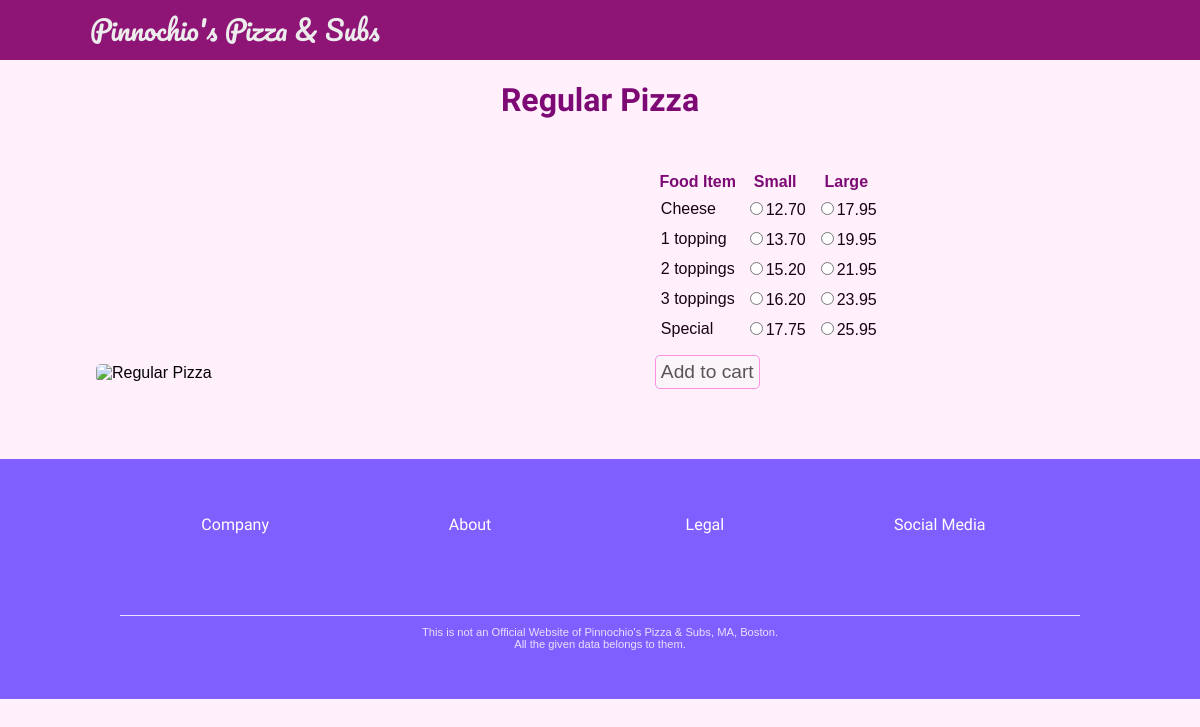
The app's page /orders/regularpizza/ (signed in) with its own data.
### orders/models.py (models this page shows, shortened)
class regularpizza(models.Model):
    reg_pizza = models.CharField(max_length=100)
    productID = models.PositiveIntegerField()
    reg_small_price = models.DecimalField(max_digits=10, decimal_places=2)
    reg_large_price = models.DecimalField(max_digits=10, decimal_places=2)
    class Meta:
        verbose_name = 'regularpizza'
        verbose_name_plural = 'regularpizzas'

### orders/views.py (the view)
# urls.py: path("regularpizza/", views.menu0, name="menu0"),
@login_required()
def menu0(request):
    context = {
        'regularpizza_list': regularpizza.objects.all(),
        'toppings_list': topping.objects.all()
    }
    return render(request, 'orders/regularpizza.html', context)

### orders/templates/orders/regularpizza.html (shortened to what this page needs)
{% extends 'home/layout.html' %}
{% block body %}
<h1>Regular Pizza</h1>
<div class="menu-block">
        <div class="menu-image">
                {% load static %}
                <img src="{% static 'home/pizza-order.jpg' %}" alt="Regular Pizza">
        </div>
        <div class="menu-select">
                <form method="post" action="{% url 'orders:addToCart' %}">
                        <table>
                                <tr>
                                        <th>Food Item</th>
                                        <th>Small</th>
                                        <th>Large</th>
                                </tr>
                                {% for pizza in regularpizza_list %}
                                <tr>
                                        <td>{{ pizza.reg_pizza }}</td>
                                        <td><input type="radio" name="productInfo"
                                                        value="{{ pizza.productID }} reg_small_price"
                                                        data-col="1">{{ pizza.reg_small_price }}
                                        </td>
                                        <td><input type="radio" name="productInfo"
                                                        value="{{ pizza.productID }} reg_large_price"
                                                        data-col="2">{{ pizza.reg_large_price }}
                                        </td>
                                </tr>
                                {% endfor %}
                        </table>
                        <button type="submit">Add to cart</button>
                </form>
        </div>
</div>
{% endblock body %}

### home/static/home/style.css (style rules this page uses)
body { padding: 0px; margin: 0px; background: #fff0fc; top: 70px; font-family: Helvetica, sans-serif; }
h1 { text-align: center; color: #7d0a74; font-family: "Adamina", serif; }
.menu-block { margin: 50px 8%; }
.menu-image { width: 48%; display: inline-block; }
.menu-image img { border-radius: 5px; width: 100%; }
.menu-select { width: 43.5%; display: inline-block; padding-left: 7%; padding-bottom: 20px; }
.menu-select th { color: #7d0a74; padding: 2px; }
.menu-select td { color: #160212; padding: 4px; }
.menu-select button { font-size: 120%; color: #5a545a; background-color: #faf5f9; border: 1px solid #fc91e1; border-radius: 5px; padding: 5px 5px 5px 5px; display: block; margin-top: 10px; }

### records on screen
regularpizza: reg_pizza "Cheese", reg_small_price "12.70", reg_large_price "17.95"
regularpizza: reg_pizza "1 topping", reg_small_price "13.70", reg_large_price "19.95"
regularpizza: reg_pizza "2 toppings", reg_small_price "15.20", reg_large_price "21.95"
regularpizza: reg_pizza "3 toppings", reg_small_price "16.20", reg_large_price "23.95"
regularpizza: reg_pizza "Special", reg_small_price "17.75", reg_large_price "25.95"
